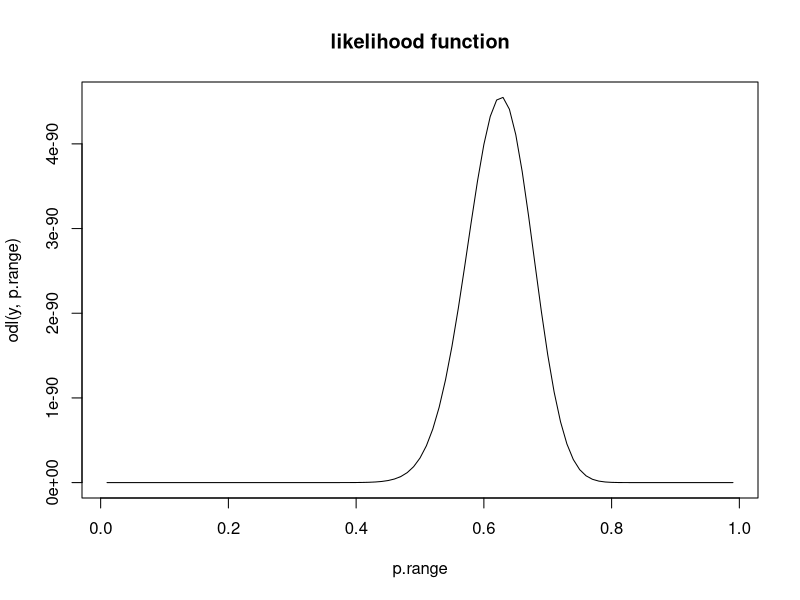
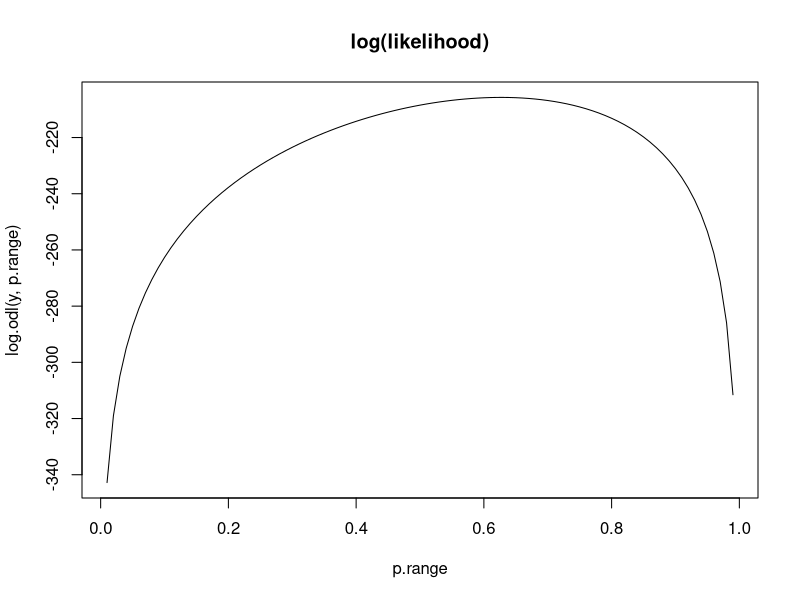
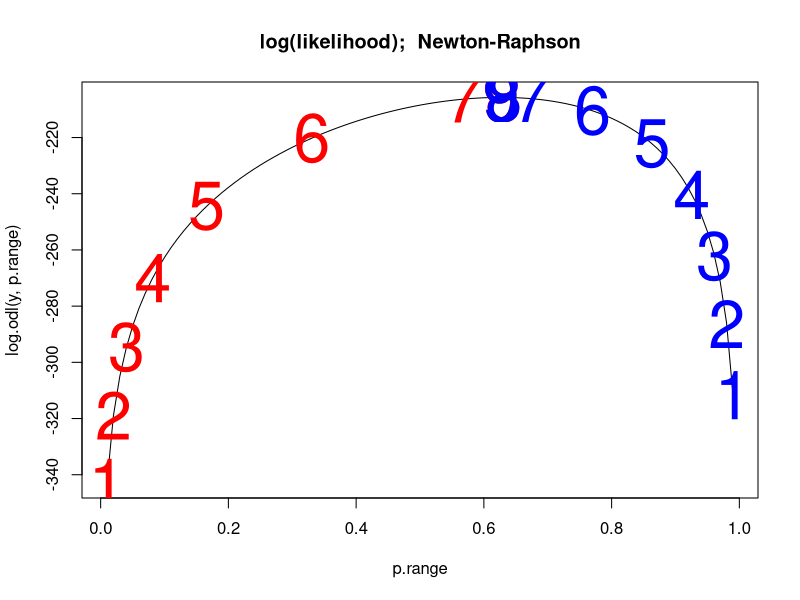
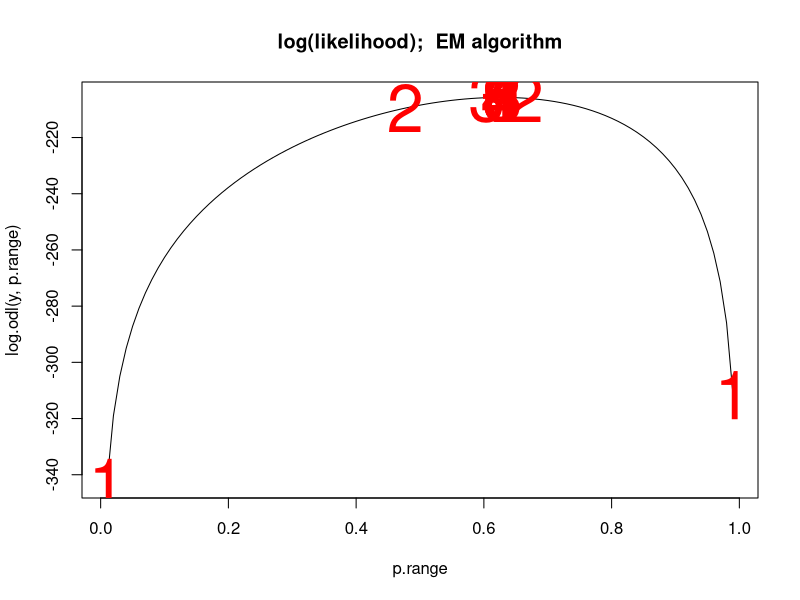
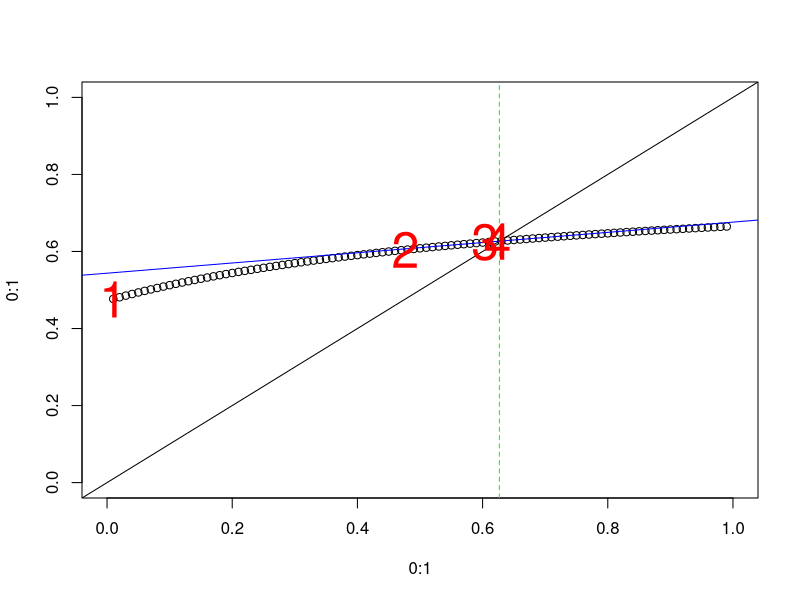

Source code (R) for these figures, in order:
## ---- chunk 1
y <- y.rao <- c(125,18,20,34)  #Original data.

## ---- chunk 2
odl <- odl.rao <- function(y,p)
{
  (1/2+p/4)^y[1] * ((1-p)/4)^(y[2]+y[3]) * (p/4)^y[4] 
}

log.odl <- function(y,p) {
  log(odl(y,p))
}

log.cdl <- log.cdl.rao <- function(ExpX, y, p)
{
  if(length(p) > 1)
    return(sapply(p, log.cdl, ExpX=ExpX, y=y))
  log(dmultinom(
    x=c(y[1]-ExpX, ExpX, y[2], y[3], y[4]), 
    prob = c(1/2, p/4, (1-p)/4, (1-p)/4, p/4))
  )
}

## ---- chunk 3
p.delta <- 0.01
p.range <- seq(.01,.99,by=p.delta)
plot (p.range, odl(y,p.range), type="l",
      main="likelihood function")
plot (p.range, log.odl(y,p.range), type="l",
      main="log(likelihood)")

## ---- chunk 4
logodlDot = function(y,p)
  y[1]/(2+p) -(y[2]+y[3])/(1-p) + y[4]/p
logodlDotDot = function(y,p)
  -(y[1]/(2+p)^2 + (y[2]+y[3])/(1-p)^2 + y[4]/p^2)

plot (p.range, log.odl(y,p.range), type="l",
      main="log(likelihood);  Newton-Raphson")
p0 = 0.01
for(iter in 1:9) {
  points(p0, log(odl.rao(y=y.rao, p0)), col="red", cex=4, pch=as.character(iter))
  p0 = p0 - logodlDot(y.rao, p0)/logodlDotDot(y.rao, p0)
}
p0 = 0.99
for(iter in 1:9) {
  points(p0, log(odl.rao(y=y.rao, p0)), col="blue", cex=4, pch=as.character(iter))
  p0 = p0 - logodlDot(y.rao, p0)/logodlDotDot(y.rao, p0)
}
## ---- chunk 5
plot (p.range, log.odl(y,p.range), type="l",
      main="log(likelihood);  EM algorithm")
## the "M" function 
M = function(phi){
  ExpX <<-  y[1]*phi/(2+phi) 
  return(
    (ExpX + y[4])/(ExpX + y[2]+y[3] + y[4])
  )
}

p0star = p0 = 0.01
nsteps = 9
em = function(p0=0.01, nsteps=9, tol = 1e-9) {
  results = data.frame(iter=NA, ExpX=NA, p0=NA,
                       p0change=NA, logodl=NA)
  iter = 1
  options(digits=12)
  repeat {
    p0star = p0
    points(p0, log(odl.rao(y=y.rao, p0)), col="red", cex=4, pch=as.character(iter))
    p0 = M(p0)
    results[iter, ] = data.frame(
      iter=iter, 
      ExpX=ExpX, p0=p0,
      p0change=abs(p0 - p0star), 
      logodl=log.odl(y, p0))
    if(abs(p0 - p0star) < tol)
      break
    iter = iter + 1
    if(iter > nsteps)
      break
  }
  results
}
em( p0=0.01)
em.output = print(em( p0=0.99))
ExpX = em.output[nrow(em.output), "ExpX"]
cat("ExpX is: ", ExpX, "\n")
p0 = em.output[nrow(em.output), "p0"]
## ---- chunk 6


#cat("ExpX is: ", ExpX, "\n")

scorefun = function(ExpX, p0, delta = 1e-8, verbose=FALSE) {
  if(missing(ExpX)) {
    if(verbose)
      print( ( log.odl(y, p0) - 
            log.odl(y, p0-delta) ) / delta)
    return( - (y[2]+y[3])/(1-p0)  + y[1] / (2+p0) 
        + y[4]/p0)
  }
  if(verbose)
    print( ( log.cdl(ExpX, y, p0) 
        - log.cdl(ExpX, y, p0-delta) ) / delta)
  return( - (y[2]+y[3])/(1-p0)  + (ExpX+y[4]) / p0 )
}
scorefun(p=p0)
scorefun(ExpX=ExpX, p=p0)

infofun = function(ExpX, p0) {
  if(missing(ExpX)) {
    return( (y[2]+y[3])/(1-p0)^2 + y[1] / (2+p0)^2 
        + y[4]/p0^2)
  }
  if(length(ExpX) > 1)
    return(sapply(ExpX, infofun, p0=p0))
  return(  (y[2]+y[3])/(1-p0)^2  
           + (ExpX+y[4]) / p0^2 )
}
cat("Observed information: ", infofun(p=p0), "\n")
cat("Complete information: ", infofun(ExpX=ExpX, p=p0), "\n")
cat("Slope should be approximately",
  Mslope <<- 1 - infofun(p=p0)/infofun(ExpX=ExpX, p=p0), "\n")
sampleOfX = rbinom(100000, y[1], p0/(2+p0)) 
cat("Expected complete information: ",
  expectedCompleteInfo <- mean(sapply(sampleOfX, infofun, p=p0)), "\n")
Mslope <<- 1 - infofun(p=p0)/expectedCompleteInfo 
cat("Slope should be exactly", Mslope, "\n")
## ---- chunk 7
plot(0:1,0:1, pch="")
abline(a=0, b=1)
points(p.range, M(p.range))
abline(v=p0, lty=2, col="green")
print(p0)
abline(a = p0 - Mslope*p0, b = Mslope, col="blue")

p0 = 0.01
for(i in 1:4)
points(p0, p0<-M(p0), col="red", pch=as.character(i),
cex=3)
